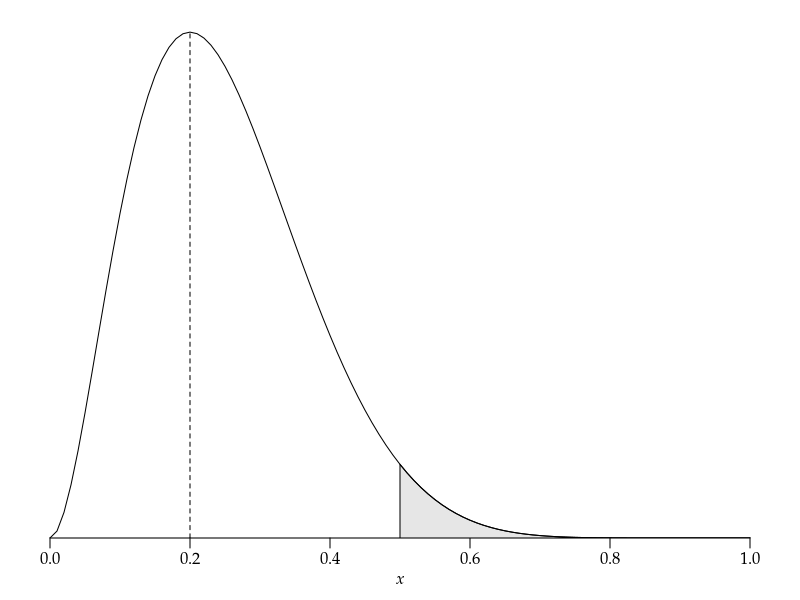

Recreate this plot in R. (Note: this script raises an error after producing the figure.)
args = commandArgs()
basename = sub(".R$", "", sub("^--file=(.*/)?", "", args[grep("^--file=", args)]))
if (length(basename) != 0)
    pdf(file=paste0(basename, "_tmp.pdf"), colormodel="gray", width=5, height=2.5)
par(family="Palatino")
par(mgp=c(1.5,0.5,0)) # title and axis margins. default: c(3,1,0)
# par(mar=c(3,3,2,2)+0.1) # bottom, left, top, right margins. default: c(5,4,4,2)+0.1
par(mar=c(3,1,1,1)+0.1) # bottom, left, top, right margins. default: c(5,4,4,2)+0.1
plot(NULL, xlim=c(0,1), ylim=c(0,0.2^2*0.8^8*1.02),
     xlab=expression(italic(x)), ylab="", yaxs="i", axes=FALSE)
axis(1)
x = seq(0.5,1,0.01)
y = sapply(x, function(x)x^2*(1-x)^8)
polygon(c(x,x[length(x)],x[1]), c(y,0,0), col=gray(0.9))
segments(0.2, 0, 0.2, 0.2^2*(1-0.2)^8, lty=2)
curve(x^2*(1-x)^8, 0, 1, add=TRUE)
dev.off()
embedFonts(paste0(basename, "_tmp.pdf"), outfile=paste0(basename, ".pdf"),
           options="-c \"<</NeverEmbed []>> setdistillerparams\" -f ")
